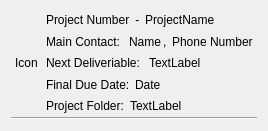
<?xml version="1.0" encoding="UTF-8"?>
<ui version="4.0">
 <class>Custom_List_Widget</class>
 <widget class="QWidget" name="Custom_List_Widget">
  <property name="geometry">
   <rect>
    <x>0</x>
    <y>0</y>
    <width>242</width>
    <height>131</height>
   </rect>
  </property>
  <property name="windowTitle">
   <string>Form</string>
  </property>
  <layout class="QGridLayout" name="gridLayout">
   <property name="topMargin">
    <number>9</number>
   </property>
   <property name="horizontalSpacing">
    <number>4</number>
   </property>
   <property name="verticalSpacing">
    <number>0</number>
   </property>
   <item row="2" column="4">
    <spacer name="horizontalSpacer_4">
     <property name="orientation">
      <enum>Qt::Horizontal</enum>
     </property>
     <property name="sizeHint" stdset="0">
      <size>
       <width>40</width>
       <height>20</height>
      </size>
     </property>
    </spacer>
   </item>
   <item row="0" column="1" rowspan="5">
    <widget class="QLabel" name="label_Icon">
     <property name="text">
      <string>Icon</string>
     </property>
    </widget>
   </item>
   <item row="1" column="3">
    <layout class="QHBoxLayout" name="horizontalLayout">
     <property name="spacing">
      <number>2</number>
     </property>
     <item>
      <widget class="QLabel" name="text_Main_Contact">
       <property name="text">
        <string>Main Contact:  </string>
       </property>
      </widget>
     </item>
     <item>
      <widget class="QLabel" name="text_Name_Change">
       <property name="text">
        <string>Name</string>
       </property>
      </widget>
     </item>
     <item>
      <widget class="QLabel" name="label_7">
       <property name="text">
        <string>, </string>
       </property>
      </widget>
     </item>
     <item>
      <widget class="QLabel" name="text_PhoneNumber_CHANGE">
       <property name="text">
        <string>Phone Number</string>
       </property>
      </widget>
     </item>
     <item>
      <spacer name="horizontalSpacer">
       <property name="orientation">
        <enum>Qt::Horizontal</enum>
       </property>
       <property name="sizeHint" stdset="0">
        <size>
         <width>40</width>
         <height>20</height>
        </size>
       </property>
      </spacer>
     </item>
    </layout>
   </item>
   <item row="3" column="3">
    <layout class="QHBoxLayout" name="horizontalLayout_2">
     <property name="spacing">
      <number>2</number>
     </property>
     <item>
      <widget class="QLabel" name="text_Due_Date">
       <property name="text">
        <string>Final Due Date: </string>
       </property>
      </widget>
     </item>
     <item>
      <widget class="QLabel" name="text_Date_CHANGE">
       <property name="text">
        <string>Date</string>
       </property>
      </widget>
     </item>
     <item>
      <spacer name="horizontalSpacer_3">
       <property name="orientation">
        <enum>Qt::Horizontal</enum>
       </property>
       <property name="sizeHint" stdset="0">
        <size>
         <width>40</width>
         <height>20</height>
        </size>
       </property>
      </spacer>
     </item>
    </layout>
   </item>
   <item row="0" column="3">
    <layout class="QHBoxLayout" name="horizontalLayout_3">
     <property name="spacing">
      <number>2</number>
     </property>
     <item>
      <widget class="QLabel" name="text_ProjectNumber_CHANGE">
       <property name="text">
        <string>Project Number</string>
       </property>
      </widget>
     </item>
     <item>
      <widget class="QLabel" name="text_dash">
       <property name="text">
        <string> - </string>
       </property>
      </widget>
     </item>
     <item>
      <widget class="QLabel" name="text_Project_Name_Change">
       <property name="text">
        <string>ProjectName</string>
       </property>
      </widget>
     </item>
     <item>
      <spacer name="horizontalSpacer_2">
       <property name="orientation">
        <enum>Qt::Horizontal</enum>
       </property>
       <property name="sizeHint" stdset="0">
        <size>
         <width>40</width>
         <height>20</height>
        </size>
       </property>
      </spacer>
     </item>
    </layout>
   </item>
   <item row="2" column="3">
    <layout class="QHBoxLayout" name="horizontalLayout_6">
     <property name="spacing">
      <number>2</number>
     </property>
     <item>
      <widget class="QLabel" name="text_nextDeliverible">
       <property name="text">
        <string>Next Deliveriable:  </string>
       </property>
      </widget>
     </item>
     <item>
      <widget class="QLabel" name="text_NextDeliverible_CHANGE">
       <property name="text">
        <string>TextLabel</string>
       </property>
      </widget>
     </item>
     <item>
      <spacer name="horizontalSpacer_6">
       <property name="orientation">
        <enum>Qt::Horizontal</enum>
       </property>
       <property name="sizeHint" stdset="0">
        <size>
         <width>40</width>
         <height>20</height>
        </size>
       </property>
      </spacer>
     </item>
    </layout>
   </item>
   <item row="4" column="3">
    <layout class="QHBoxLayout" name="horizontalLayout_5">
     <property name="spacing">
      <number>2</number>
     </property>
     <item>
      <widget class="QLabel" name="text_Project_Folder">
       <property name="text">
        <string>Project Folder: </string>
       </property>
      </widget>
     </item>
     <item>
      <widget class="QLabel" name="text_ProjectFolder_CHANGE">
       <property name="text">
        <string>TextLabel</string>
       </property>
      </widget>
     </item>
     <item>
      <spacer name="horizontalSpacer_5">
       <property name="orientation">
        <enum>Qt::Horizontal</enum>
       </property>
       <property name="sizeHint" stdset="0">
        <size>
         <width>40</width>
         <height>20</height>
        </size>
       </property>
      </spacer>
     </item>
    </layout>
   </item>
   <item row="5" column="0" colspan="5">
    <widget class="Line" name="line">
     <property name="orientation">
      <enum>Qt::Horizontal</enum>
     </property>
    </widget>
   </item>
   <item row="3" column="4">
    <spacer name="horizontalSpacer_10">
     <property name="orientation">
      <enum>Qt::Horizontal</enum>
     </property>
     <property name="sizeHint" stdset="0">
      <size>
       <width>40</width>
       <height>20</height>
      </size>
     </property>
    </spacer>
   </item>
   <item row="1" column="4">
    <spacer name="horizontalSpacer_8">
     <property name="orientation">
      <enum>Qt::Horizontal</enum>
     </property>
     <property name="sizeHint" stdset="0">
      <size>
       <width>40</width>
       <height>20</height>
      </size>
     </property>
    </spacer>
   </item>
   <item row="0" column="4">
    <spacer name="horizontalSpacer_9">
     <property name="orientation">
      <enum>Qt::Horizontal</enum>
     </property>
     <property name="sizeHint" stdset="0">
      <size>
       <width>40</width>
       <height>20</height>
      </size>
     </property>
    </spacer>
   </item>
   <item row="4" column="4">
    <spacer name="horizontalSpacer_11">
     <property name="orientation">
      <enum>Qt::Horizontal</enum>
     </property>
     <property name="sizeHint" stdset="0">
      <size>
       <width>40</width>
       <height>20</height>
      </size>
     </property>
    </spacer>
   </item>
  </layout>
 </widget>
 <resources/>
 <connections/>
</ui>
